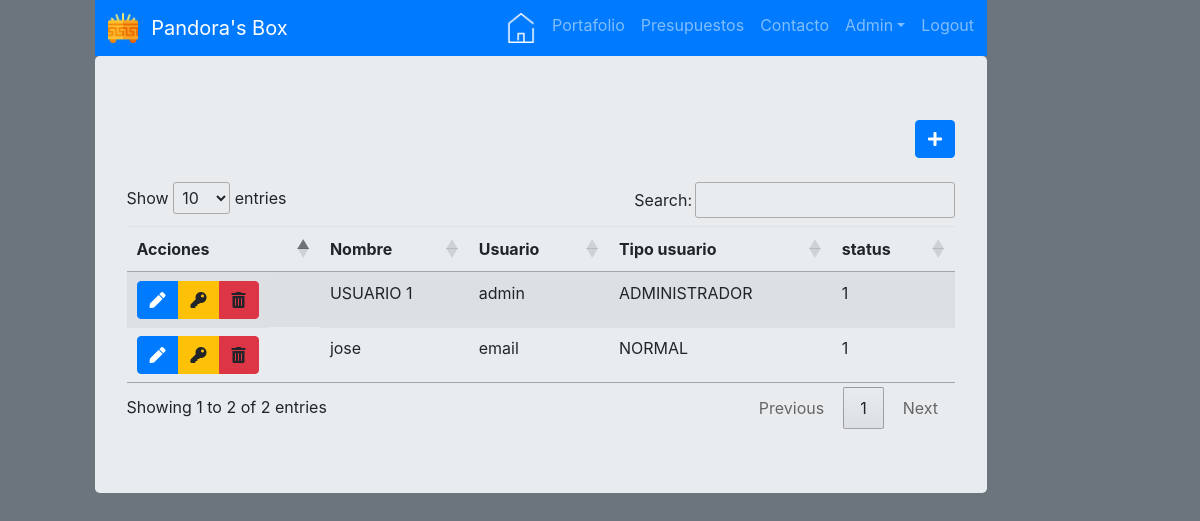
Page /users-list.php (signed in) on the committed database.
### tables this page shows
CREATE TABLE `usuarios` (
  `id` int(11) NOT NULL,
  `nombre` varchar(100) NOT NULL,
  `usuario` varchar(50) NOT NULL,
  `password` varchar(100) NOT NULL,
  `tipo_usuario` varchar(50) NOT NULL,
  `status` tinyint(4) NOT NULL
);

### users-list.php (the view, shortened to what this page needs)
<?php include_once('./header.php'); ?>
<?php require_once('./backend/conexion.php'); ?>
<?php
$sql = "select * from usuarios WHERE 1=1 ";
$res = mysqli_query($link, $sql);
?>
<div id="users-admin-list" class="jumbotron">
    <div class="row">
        <div class="col-md-12">
            <div class="float-right">
                <a class="btn btn-primary" id="projects-add" href="users-form.php">
                    <i class="fas fa-plus"></i>
                </a>
            </div>
        </div>
    </div>
    <br/>
    <table class="table table-striped" id="users-table">
        <thead>
        <tr>
            <th>Acciones</th>
            <th>Nombre</th>
            <th>Usuario</th>
            <th>Tipo usuario</th>
            <th>status</th>
        </tr>
        </thead>
        <tbody id="users-admin-list-body">
        <?php while ($r = mysqli_fetch_assoc($res)) { ?>
            <tr>
                <td class="btn-group">
                    <a href="./users-form.php?id=<?= $r['id'] ?>" class="btn btn-primary">
                        <span class="fas fa-pen" aria-hidden="true"></span>
                    </a>
                    <a class="btn btn-warning" onclick="resetPassword(<?= $r['id'] ?>)">
                        <span class="fas fa-key" aria-hidden="true"></span>
                    </a>
                    <a class="btn btn-danger" onclick="deleteUser(<?= $r['id'] ?>)">
                        <span class="fas fa-trash-alt" aria-hidden="true"></span>
                    </a>
                </td>
                <td><?= $r['nombre'] ?></td>
                <td><?= $r['usuario'] ?></td>
                <td><?= $r['tipo_usuario'] ?></td>
                <td><?= $r['status'] ?></td>
            </tr>
        <?php } ?>
        </tbody>
    </table>
</div>
<?php include_once('./footer.php'); ?>

### header.php (shortened to what this page needs)
<!doctype html>
<html lang="es">
<head>
    <link rel="stylesheet" href="https://stackpath.bootstrapcdn.com/bootstrap/4.1.3/css/bootstrap.min.css"
>
    <link href="//cdnjs.cloudflare.com/ajax/libs/photoswipe/4.1.1/photoswipe.min.css" rel="stylesheet">
    <link href="//cdnjs.cloudflare.com/ajax/libs/photoswipe/4.1.1/default-skin/default-skin.min.css"
          rel="stylesheet">
    <link rel="stylesheet" href="//cdnjs.cloudflare.com/ajax/libs/font-awesome/5.11.2/css/all.min.css"
/>
    <link rel="stylesheet" href="//cdn.datatables.net/1.10.20/css/jquery.dataTables.min.css">
    <link rel="stylesheet" href="//cdnjs.cloudflare.com/ajax/libs/chosen/1.8.7/chosen.min.css"
/>
    <link rel="stylesheet"
          href="//cdnjs.cloudflare.com/ajax/libs/tempusdominus-bootstrap-4/5.0.0-alpha14/css/tempusdominus-bootstrap-4.min.css"/>
    <link rel="stylesheet" href="estilos.css">
    <link rel="stylesheet" href="scripts/dist/photoswipe.css">
</head>
<body class="bg-secondary" id="inicio" onload="noticias()">
<div class="row">
    <div class="col-lg-9 col-md-9 col-sm-12 ml-auto mr-2">
        <nav class="navbar navbar-expand-lg navbar-dark bg-primary sticky">
            <a class="navbar-brand ml-2" href="_index.html">
                <img src="img/pandoras-box1.png" width="30" height="30" class="d-inline-block align-top mr-2"
                     alt="logo">
                Pandora's Box</a>
            <div class="collapse navbar-collapse" id="navbarsupportedcontent">
                <ul class="navbar-nav ml-auto">
                    <li class="nav-item active">
                        <a class="nav-link" href="_index.html">
                            <img src="img/home1.png" width="30" height="30" alt="Home"/>
                        </a>
                    </li>
                    <li class="nav-item dropdown" id="dropdown">
                        <a class="nav-link" href="project-customer-list.php">Portafolio</a>
                    </li>
                    <li class="nav-item" id="budget">
                        <a class="nav-link" href="#">Presupuestos</a>
                    </li>
                    <li class="nav-item" id="contact">
                        <a class="nav-link" href="#" id="contacto">Contacto</a>
                    </li>
                    <?php if (!empty($_SESSION['user_id'])): ?>
                        <li class="nav-item dropdown ml-auto">
                            <a href="#" class="nav-link dropdown-toggle" data-toggle="dropdown">Admin</a>
                        </li>
                    <?php endif; ?>
                    <li class="nav-item" id="session">
                        <?php if (empty($_SESSION['user_id'])): ?>
                            <a class="nav-link" href="./login.php">Login</a>
                        <?php else: ?>
                            <a class="nav-link" href="./logout.php">Logout</a>
                        <?php endif; ?>
                    </li>
                </ul>
            </div>
        </nav>
        <div id="contenedor">

### footer.php (shortened to what this page needs)
</div>
</div>
<div class="col-lg-2 col-md-2 col-sm-0 sdb" id="XmlOutput"></div>
</div>
</body>
</html>

### estilos.css (style rules this page uses)
.sticky { position: -webkit-sticky; position: sticky; top: 0; padding: 5px; z-index: 2; }
.sdb { margin-left: 0%; margin-top: 4%; padding-right: auto; color: whitesmoke; }
html, body { height: 100%; margin: 0; padding: 0; }

### rows in the picture
usuarios: nombre "USUARIO 1", usuario "admin", tipo_usuario "ADMINISTRADOR", status "1"
usuarios: nombre "jose", usuario "email", tipo_usuario "NORMAL", status "1"
